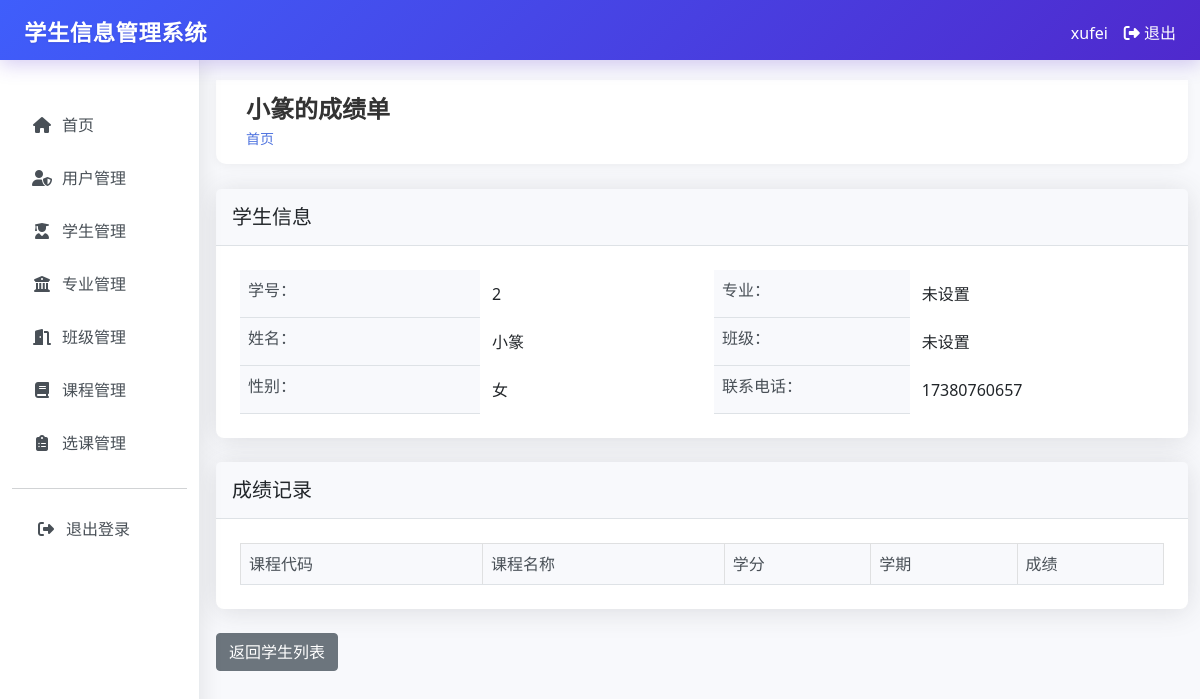
Page /students/2/grades (signed in) on the earlier database version.
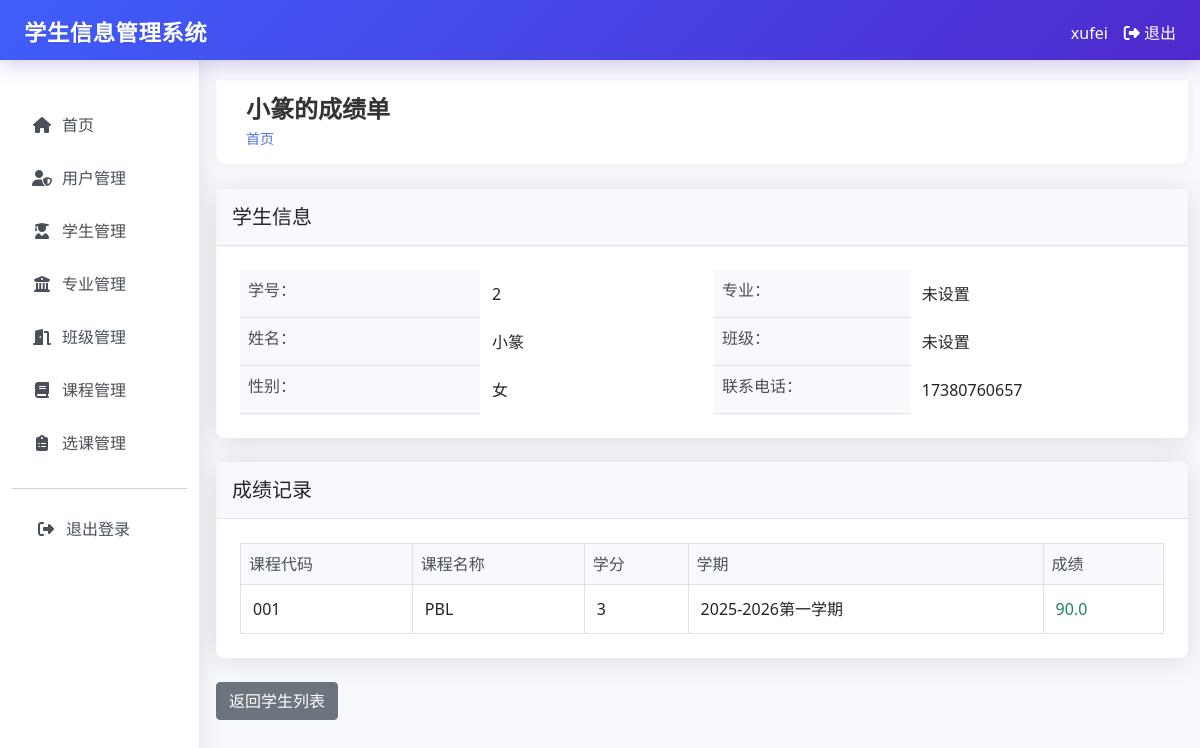
Same page on the later database version.
### tables this page shows
CREATE TABLE enrollments (
        id INTEGER PRIMARY KEY AUTOINCREMENT,
        student_id INTEGER,
        course_id INTEGER,
        grade REAL,
        semester TEXT,
        created_at TIMESTAMP DEFAULT CURRENT_TIMESTAMP,
        FOREIGN KEY (student_id) REFERENCES students (id),
        FOREIGN KEY (course_id) REFERENCES courses (id)
    );

CREATE TABLE courses (
        id INTEGER PRIMARY KEY AUTOINCREMENT,
        code TEXT UNIQUE NOT NULL,
        name TEXT NOT NULL,
        description TEXT,
        credits INTEGER,
        created_at TIMESTAMP DEFAULT CURRENT_TIMESTAMP
    );

### app.py (the view)
@app.route("/students/<int:student_id>/grades")
@login_required
def student_grades(student_id):
    conn = get_db_connection()
    student = conn.execute("SELECT * FROM students WHERE id = ?", (student_id,)).fetchone()
    if session.get("role") != "admin" and student["created_by"] != session["user_id"]:
        flash("您没有权限查看此学生成绩")
        return redirect(url_for("students"))
    grades = conn.execute("""
        SELECT e.*, c.name as course_name, c.code, c.credits
        FROM enrollments e
        JOIN courses c ON e.course_id = c.id
        WHERE e.student_id = ?
        ORDER BY e.semester DESC
    """, (student_id,)).fetchall()
    conn.close()
    return render_template("students/grades.html", student=student, grades=grades)

### app.py (called while the page is built)
def login_required(f):
    @wraps(f)
    def decorated_function(*args, **kwargs):
        if "user_id" not in session:
            return redirect(url_for("login"))
        return f(*args, **kwargs)
    return decorated_function

def get_db_connection():
    conn = sqlite3.connect("student_management.db")
    conn.row_factory = sqlite3.Row
    return conn

### templates/students/grades.html (shortened to what this page needs)
{% extends "base.html" %}
{% block header %}{{ student.name }}的成绩单{% endblock %}
{% block content %}
<div class="card">
    <div class="card-header">
        <h5 class="card-title mb-0">学生信息</h5>
    </div>
    <div class="card-body">
        <div class="row">
            <div class="col-md-6">
                <table class="table table-borderless">
                    <tr>
                        <th>学号：</th>
                        <td>{{ student.student_id }}</td>
                    </tr>
                    <tr>
                        <th>姓名：</th>
                        <td>{{ student.name }}</td>
                    </tr>
                    <tr>
                        <th>性别：</th>
                        <td>{{ student.gender }}</td>
                    </tr>
                </table>
            </div>
            <div class="col-md-6">
                <table class="table table-borderless">
                    <tr>
                        <th>专业：</th>
                        <td>{{ student.major_name or '未设置' }}</td>
                    </tr>
                    <tr>
                        <th>班级：</th>
                        <td>{{ student.class_name or '未设置' }}</td>
                    </tr>
                    <tr>
                        <th>联系电话：</th>
                        <td>{{ student.phone or '未设置' }}</td>
                    </tr>
                </table>
            </div>
        </div>
    </div>
</div>
<div class="card mt-4">
    <div class="card-header">
        <h5 class="card-title mb-0">成绩记录</h5>
    </div>
    <div class="card-body">
        <div class="table-responsive">
            <table class="table table-bordered table-hover">
                <thead class="table-light">
                    <tr>
                        <th>课程代码</th>
                        <th>课程名称</th>
                        <th>学分</th>
                        <th>学期</th>
                        <th>成绩</th>
                    </tr>
                </thead>
                <tbody>
                    {% for grade in grades %}
                    <tr>
                        <td>{{ grade.code }}</td>
                        <td>{{ grade.course_name }}</td>
                        <td>{{ grade.credits or '未设置' }}</td>
                        <td>{{ grade.semester }}</td>
                        <td>
                            {% if grade.grade %}
                                <span class="{% if grade.grade >= 90 %}text-success{% elif grade.grade >= 80 %}text-primary{% elif grade.grade >= 70 %}text-info{% elif grade.grade >= 60 %}text-warning{% else %}text-danger{% endif %}">
                                    {{ grade.grade }}
                                </span>
                            {% else %}
                                <span class="text-muted">未录入</span>
                            {% endif %}
                        </td>
                    </tr>
                    {% endfor %}
                </tbody>
            </table>
        </div>
    </div>
</div>
<div class="mt-4">
    <a href="{{ url_for('students') }}" class="btn btn-secondary">返回学生列表</a>
</div>
{% endblock %}

Differences in the rows shown:
added enrollments: code "001", course_name "PBL", credits "3", semester "2025-2026第一学期", grade "90.0"
